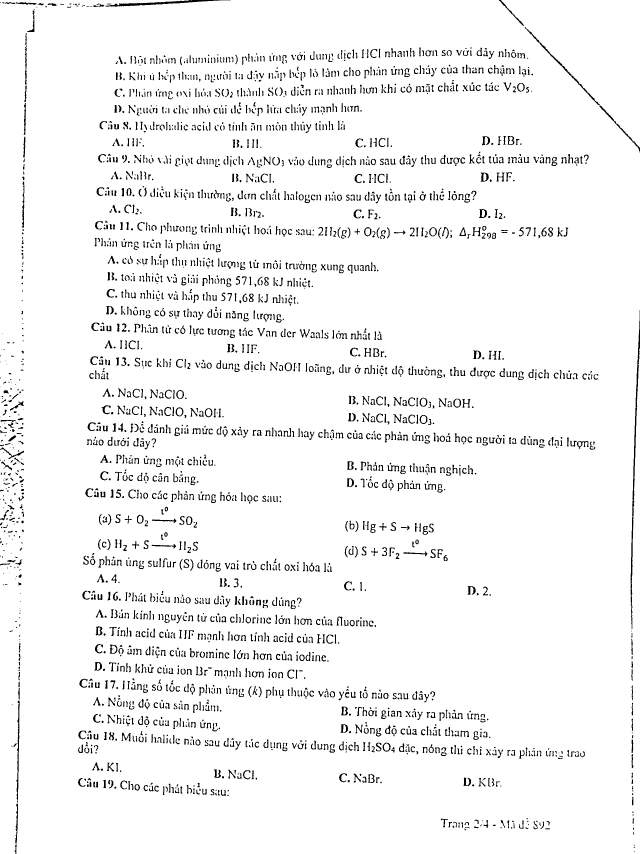
#> input picture output_images_scan/41a9f80b9c732e2d7762.jpg, 1920 x 2560 px (shown at 1/3 size); its folder holds only this picture in this run
$ python deskew222.py
#> lines starting #> are read from the running program, lines starting #| are printed output that depends on the picture
from deskew import determine_skew
from PIL import Image
import numpy as np
import os

# Đường dẫn tới folder chứa ảnh đầu vào và folder chứa ảnh đầu ra
input_folder = 'output_images_scan/'  # Đảm bảo thay thế bằng đường dẫn folder ảnh đầu vào
output_folder = 'output_images_deskew/'  # Đảm bảo thay thế bằng đường dẫn folder ảnh đầu ra

# Tạo folder đầu ra nếu chưa tồn tại
if not os.path.exists(output_folder):
    os.makedirs(output_folder)

# Duyệt qua tất cả các file trong folder đầu vào
for filename in os.listdir(input_folder):
    input_path = os.path.join(input_folder, filename)

    # Kiểm tra nếu là file ảnh
    if filename.lower().endswith(('.png', '.jpg', '.jpeg', '.bmp', '.tiff')):
        # Đọc ảnh gốc
        image = Image.open(input_path)
#> image is the input picture: PIL image 1920x2560 L; min 0, max 255, mean 243.3
        image = image.convert('L')  # Chuyển ảnh sang ảnh xám

        # Tạo ảnh A3 với nền trắng (3508x4961 pixel tại 300 DPI)
        a3_width = 3508
        a3_height = 4961
        a3_image = Image.new('L', (a3_width, a3_height), color=255)  # Màu nền trắng
#> a3_image: PIL image 3508x4961 L; every value is 255

        # Đặt ảnh gốc vào giữa ảnh A3
        image_width, image_height = image.size
#> image_width = 1920; image_height = 2560
        left = (a3_width - image_width) // 2
#> left = 794
        top = (a3_height - image_height) // 2
#> top = 1200
        a3_image.paste(image, (left, top))
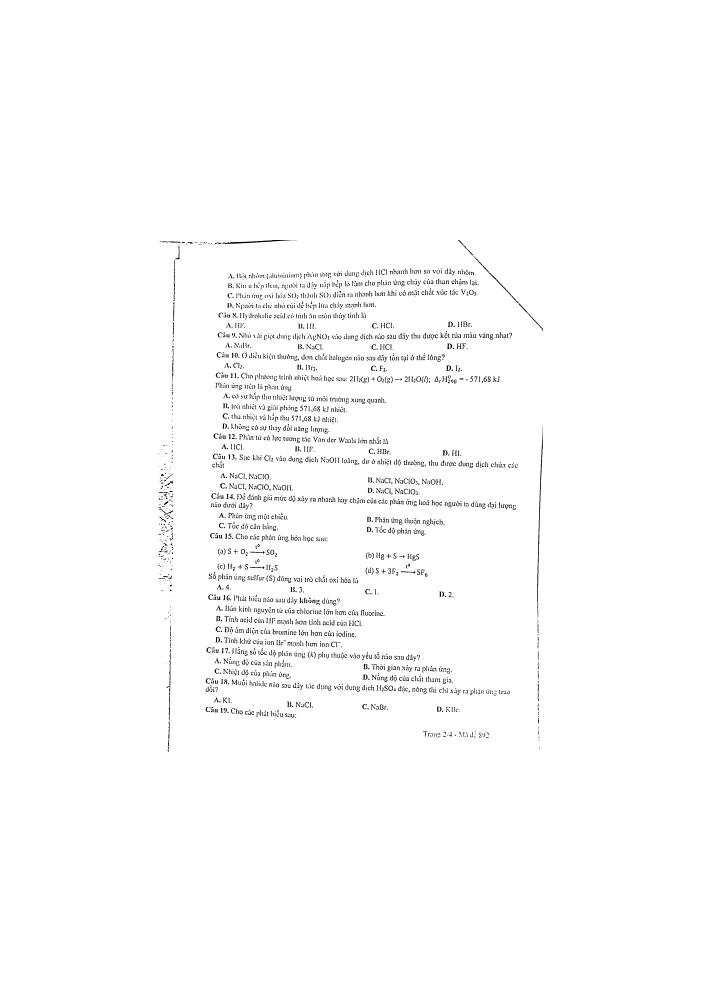
#> a3_image: PIL image 3508x4961 L (shown at 1/5 size); min 0, max 255, mean 251.7

        # Chuyển ảnh A3 thành mảng numpy
        a3_image_array = np.array(a3_image)

        # Xác định góc nghiêng của ảnh và xoay ảnh
#> (the run stopped early here; a loop or call above may not have finished)

$ run again, on output_images_scan/aae44a2829509b0ec241.jpg
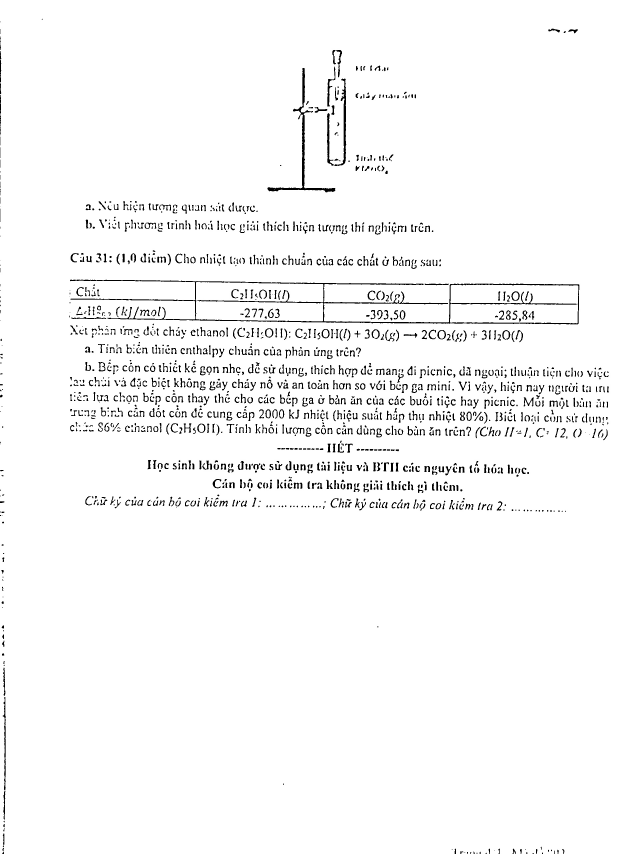
#> input picture output_images_scan/aae44a2829509b0ec241.jpg, 1920 x 2560 px (shown at 1/3 size)
#> image is the input picture: PIL image 1920x2560 L; min 0, max 255, mean 247.4
#> `a3_image.paste(image, (left, top))`:
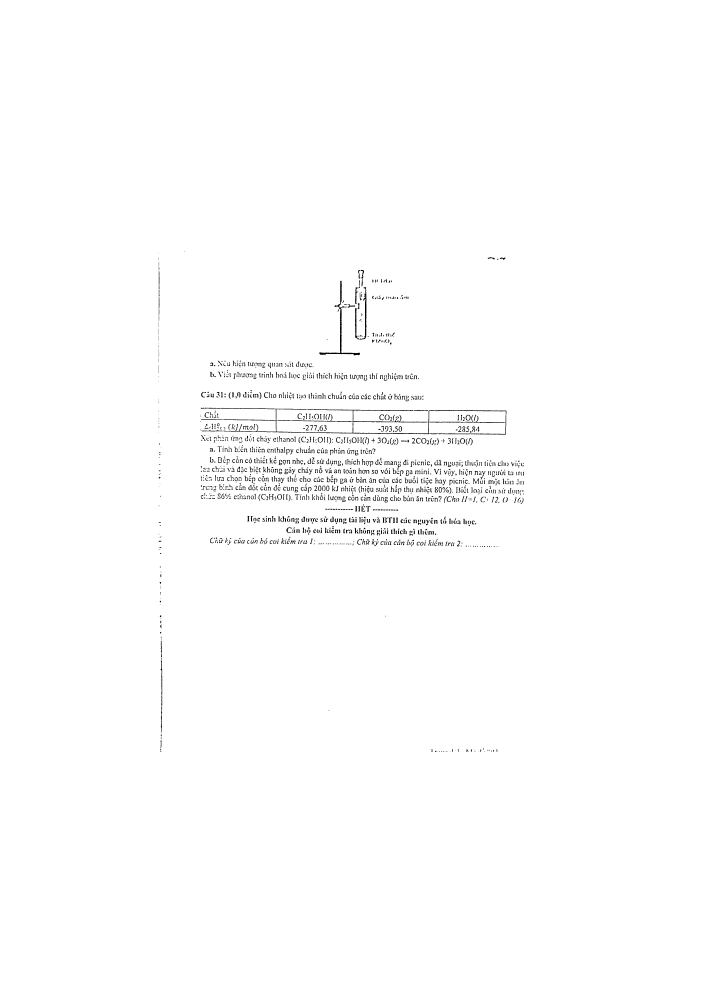
#> a3_image: PIL image 3508x4961 L (shown at 1/5 size); min 0, max 255, mean 252.8

$ run again, on output_images_scan/c4af923f863934676d28 (1).jpg
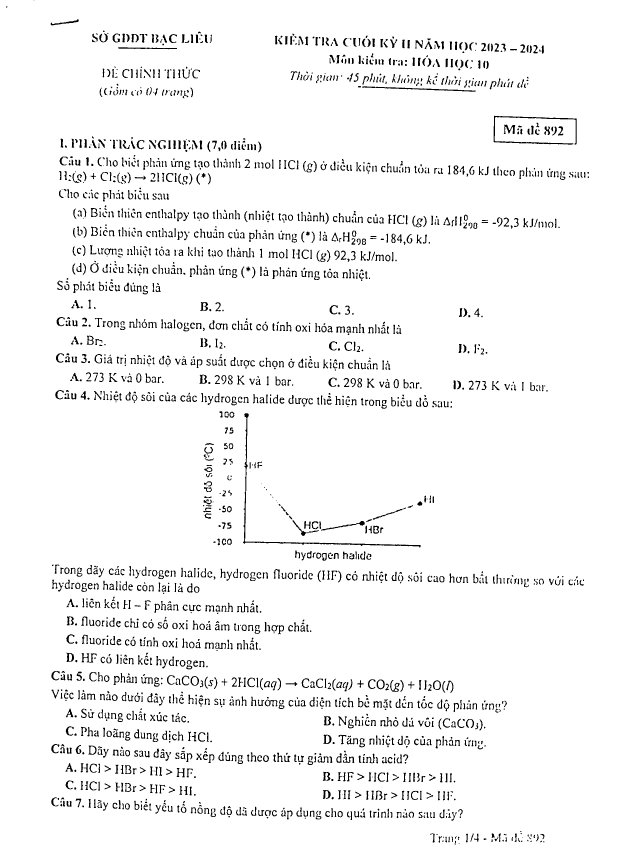
#> input picture output_images_scan/c4af923f863934676d28 (1).jpg, 1854 x 2560 px (shown at 1/3 size)
#> image is the input picture: PIL image 1854x2560 L; min 0, max 255, mean 243.8
#> `a3_image.paste(image, (left, top))`:
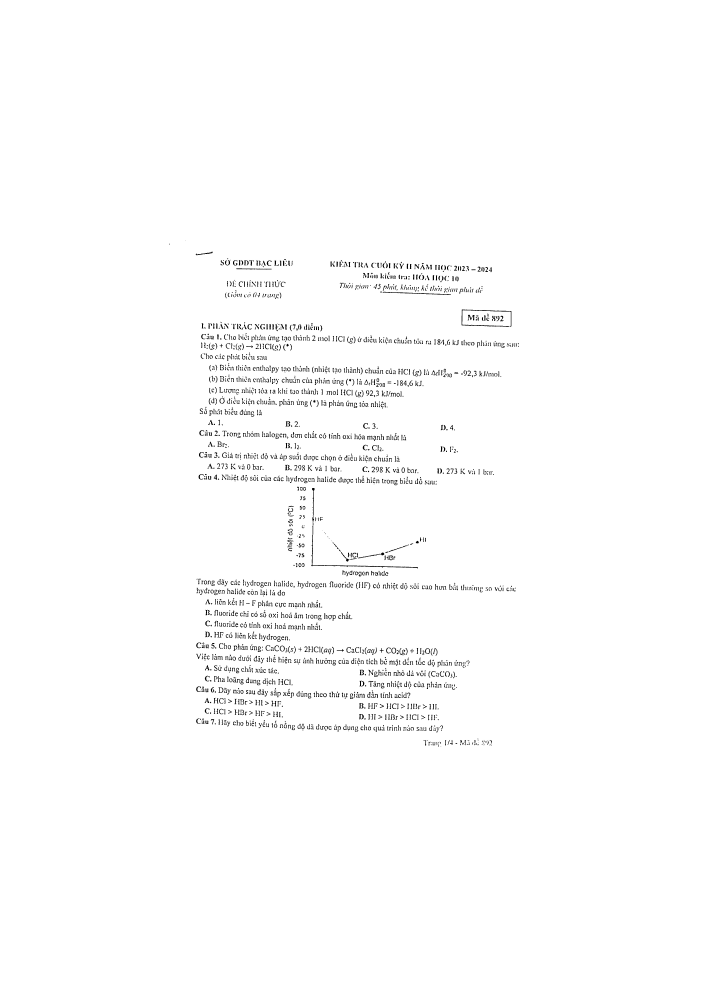
#> a3_image: PIL image 3508x4961 L (shown at 1/5 size); min 0, max 255, mean 251.9

$ run again, on output_images_scan/483ae3d089a83bf662b9.jpg
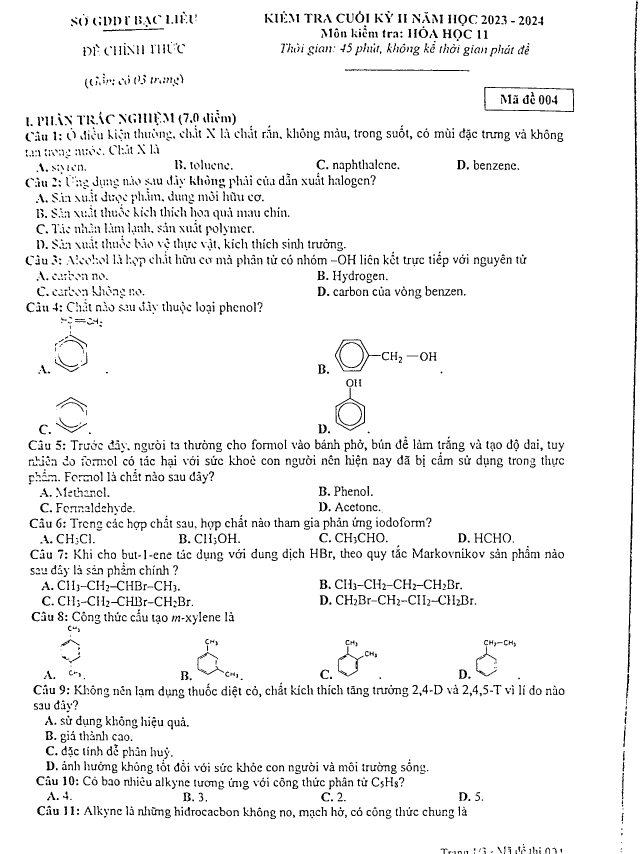
#> input picture output_images_scan/483ae3d089a83bf662b9.jpg, 1920 x 2560 px (shown at 1/3 size)
#> image is the input picture: PIL image 1920x2560 L; min 0, max 255, mean 242.6
#> `a3_image.paste(image, (left, top))`:
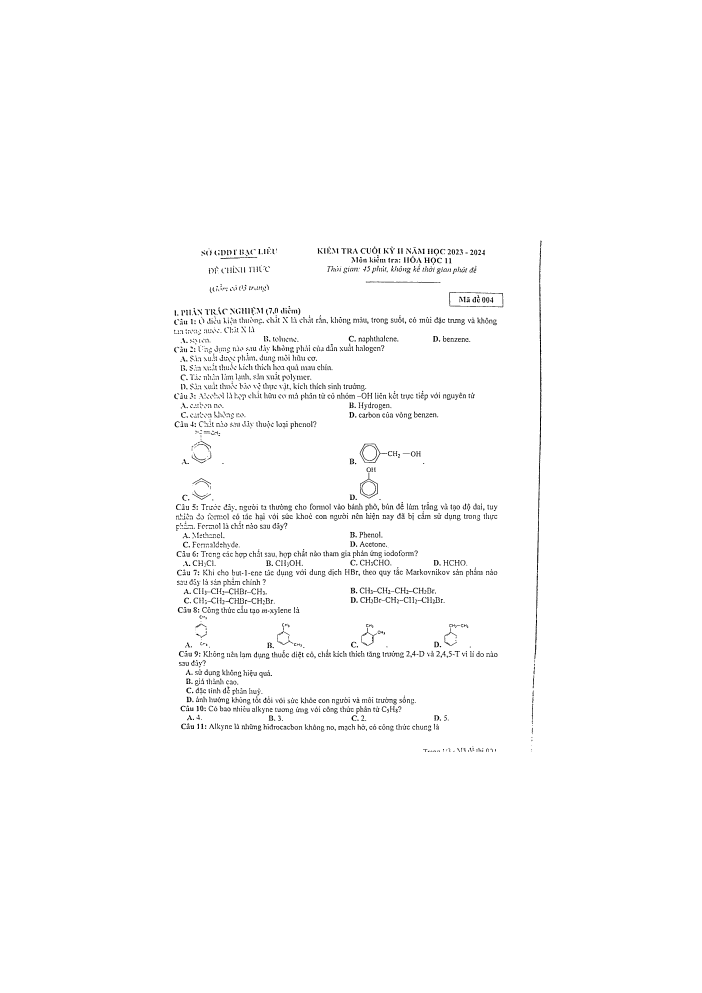
#> a3_image: PIL image 3508x4961 L (shown at 1/5 size); min 0, max 255, mean 251.5
